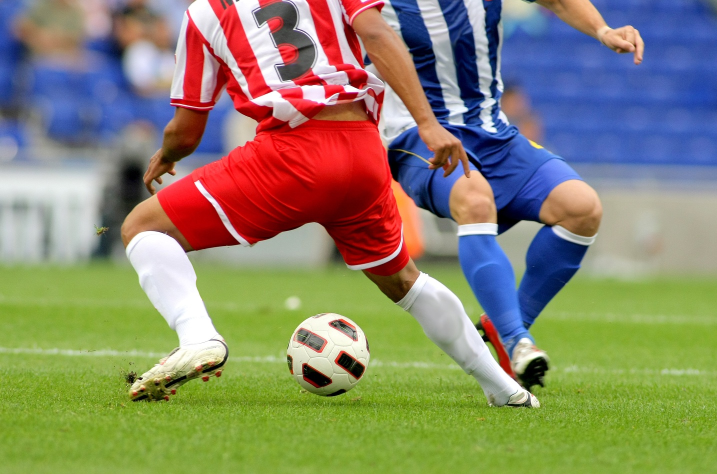
#> input picture soccer.jpg, 1434 x 948 px (shown at 1/2 size)
$ python 2-3graysize.py
#> lines starting #> are read from the running program, lines starting #| are printed output that depends on the picture
import cv2 as cv
import sys

img = cv.imread('soccer.jpg')
#> img is the input picture: shape (948, 1434, 3); mean B, G, R 107.2, 133.3, 136.9

if img is None :
    sys.exit('파일을 찾을 수 없습니다.')

gray = cv.cvtColor(img, cv.COLOR_BGR2GRAY)
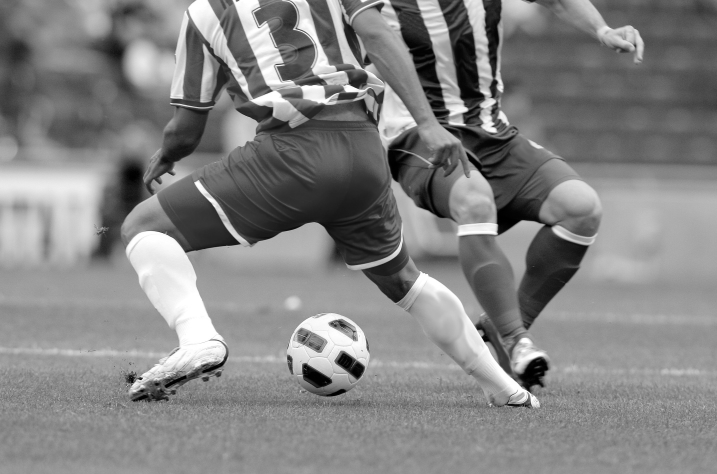
#> gray: shape (948, 1434) (shown at 1/2 size); min 0, max 255, mean 131.4
hsv = cv.cvtColor(img, cv.COLOR_BGR2HSV)
#> hsv: shape (948, 1434, 3); mean H, S, V 63.5, 134.7, 171.4
gray_small = cv.resize(gray, dsize=(0,0),fx=0.5,fy=0.5)
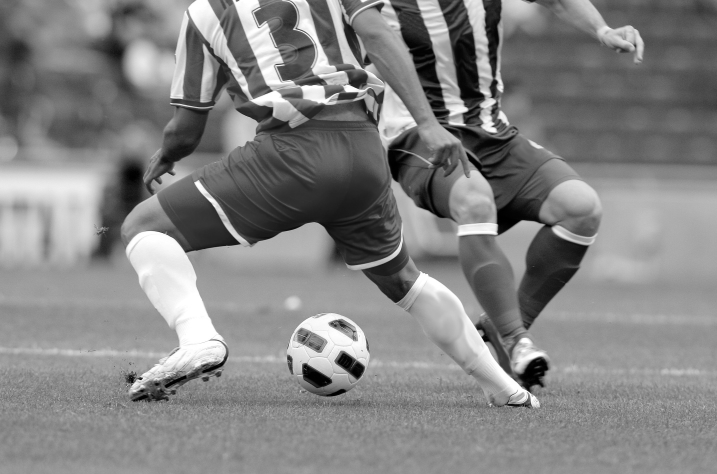
#> gray_small: shape (474, 717); min 0, max 255, mean 131.5
img_small = cv.resize(img, dsize=(0,0),fx=0.6,fy=0.7)
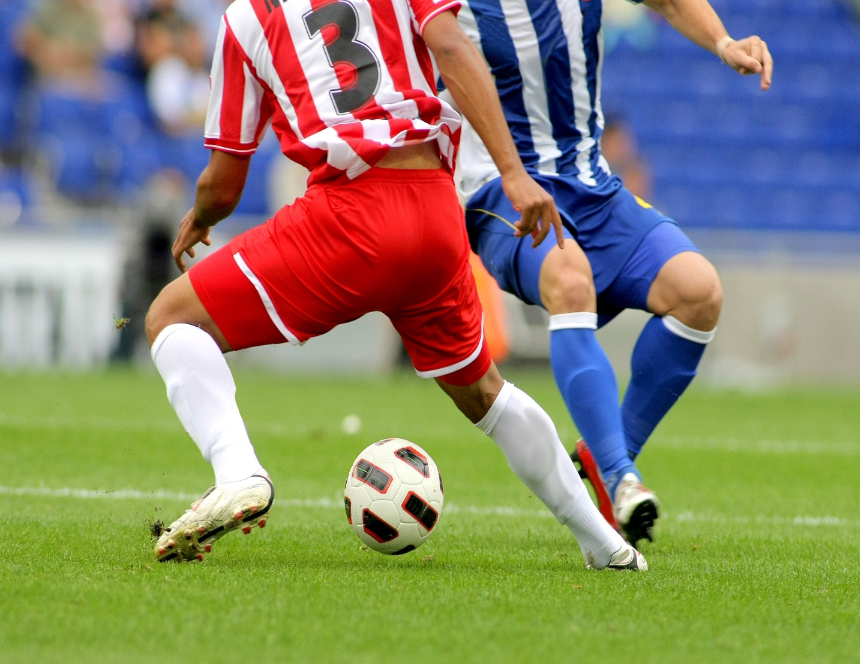
#> img_small: shape (664, 860, 3); mean B, G, R 107.1, 133.2, 136.8

cv.imwrite('soccer_gray.jpg', gray)
cv.imwrite('soccer_gray_small.jpg', gray_small)
cv.imwrite('soccer_hsv.jpg', hsv)
cv.imwrite('soccer_img_small.jpg', img_small)


cv.imshow('COlor image', img)
cv.imshow('gray image', gray)
cv.imshow('gray image small', gray_small)
cv.imshow('Hsv imgae', hsv)
cv.imshow('img small', img_small)

cv.waitKey()
cv.destroyAllWindows()
# 연습문제

img = cv.imread('gg.jpg')
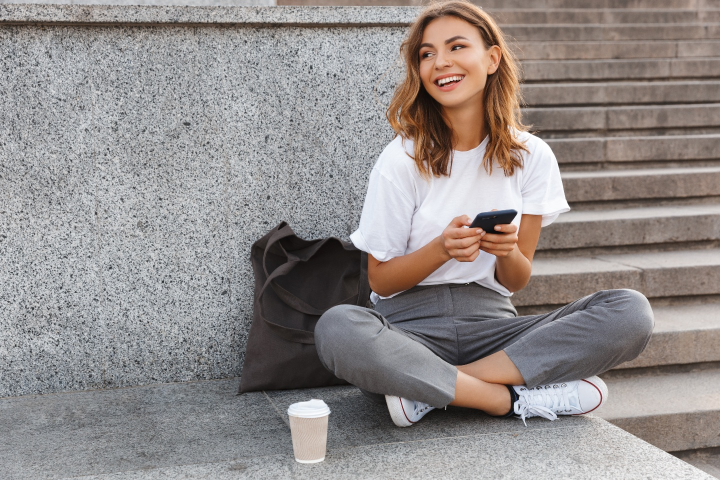
#> input picture gg.jpg, 1440 x 960 px (shown at 1/2 size)
#> img is the input picture: shape (960, 1440, 3); mean B, G, R 139.3, 140.7, 146.8

for i in [0.1,0.2,0.3,0.4,0.5,0.6,0.7,0.8,0.9,1.0]:
    img_small_size= cv.resize(img, dsize=(0,0),fx=i,fy=i)
    cv.imshow('img small', img_small_size)

    cv.waitKey()
    cv.destroyAllWindows()
#> this loop made 10 passes
#> pass 1, `img_small_size= cv.resize(img, dsize=(0,0),fx=i,fy=i)`:
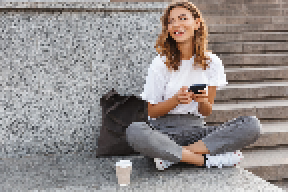
#> img_small_size: shape (96, 144, 3) (shown 2 times larger); mean B, G, R 139.5, 140.9, 147
#> pass 2, `img_small_size= cv.resize(img, dsize=(0,0),fx=i,fy=i)`:
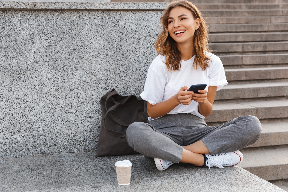
#> img_small_size: shape (192, 288, 3); mean B, G, R 139.3, 140.7, 146.8
#> pass 3, `img_small_size= cv.resize(img, dsize=(0,0),fx=i,fy=i)`:
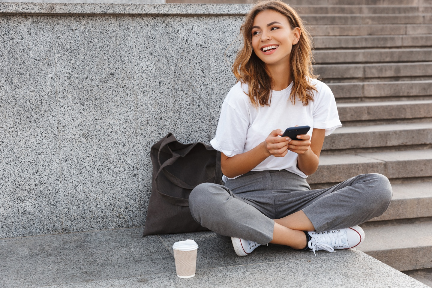
#> img_small_size: shape (288, 432, 3); mean B, G, R 139.2, 140.6, 146.8
